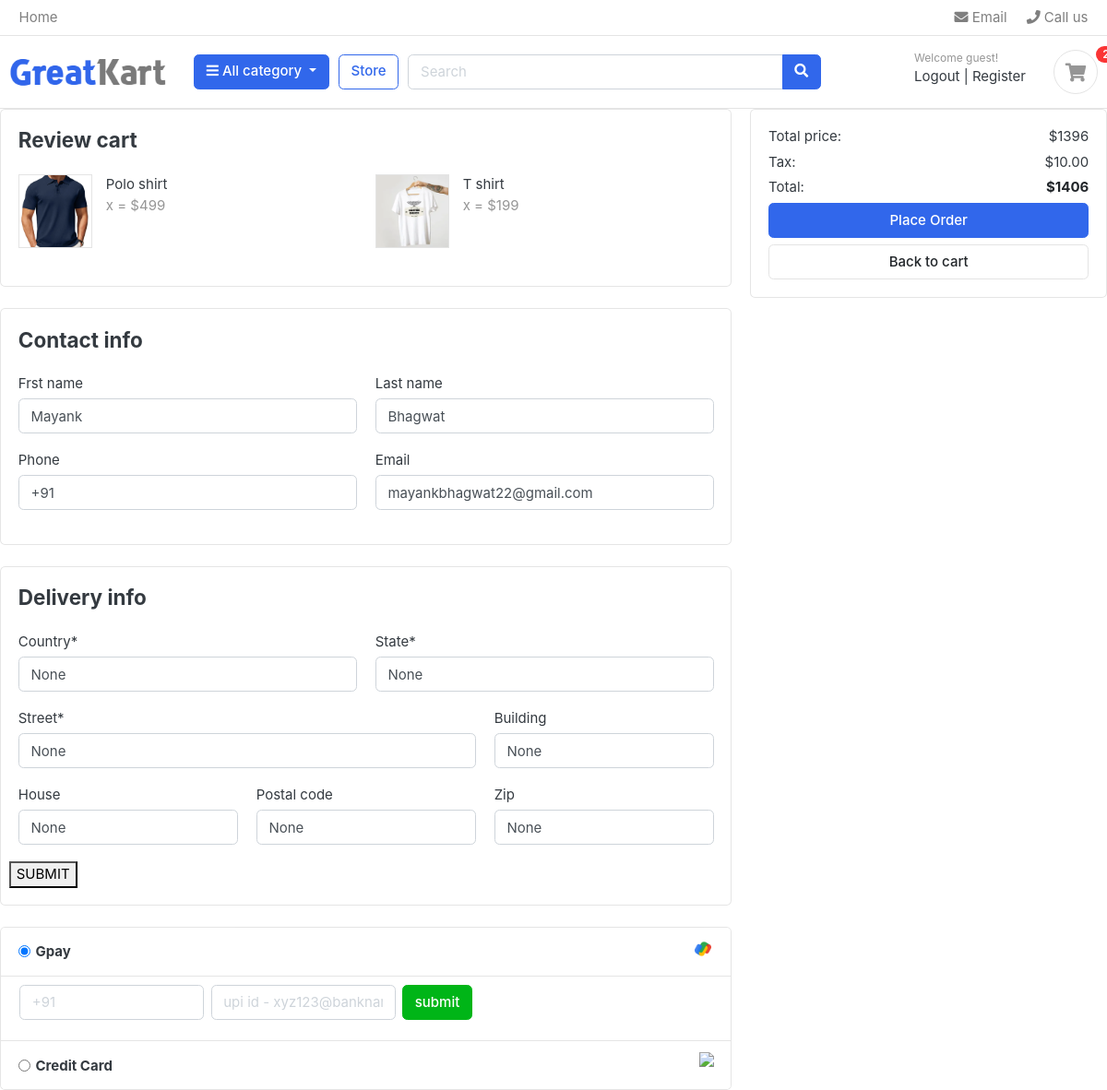
Screenshot of /checkout/ (signed in) with the database file from the repository.
### ecommerce/models.py (models this page shows, shortened)
class CartItems(models.Model):
    cart = models.ForeignKey(Cart, on_delete=models.CASCADE, related_name = 'cart_items')
    product = models.ForeignKey(Products, on_delete=models.CASCADE )
    quantity = models.IntegerField(default = 1)
    color_variant = models.ForeignKey(ColorVariant , on_delete=models.SET_NULL , null=True , blank=True)
    size_variant = models.ForeignKey(SizeVariant , on_delete=models.SET_NULL , null=True , blank=True)
    total_price = models.IntegerField(default = 0 , null=True , blank=True)
    def sub_total(self):
        return self.quantity * self.product.price
    def __str__(self):
        return f"{self.product} {self.quantity} {self.color_variant} {self.size_variant}"

class Products(models.Model):
    product_name = models.CharField(max_length=100)
    slug = models.SlugField(unique = True , null = True , blank = True)
    category = models.ForeignKey(Category , on_delete=models.CASCADE , related_name = "products" , null=True , blank=True)
    price = models.IntegerField()
    description = models.TextField(max_length=1000)
    product_image = models.ImageField(upload_to = "products_images" , null=True , blank=True)
    color_variants = models.ManyToManyField(ColorVariant , blank=True)
    size_variants = models.ManyToManyField(SizeVariant ,  blank=True)
    def __str__(self):
        return f"{self.product_name} {self.price}"

### accounts/models.py (models this page shows, shortened)
class Account(AbstractBaseUser):
    first_name=models.CharField(max_length=100)
    last_name=models.CharField(max_length=100)
    email=models.EmailField(max_length=100,unique=True)
    phone_number=models.CharField(max_length=20)
    country = models.CharField(max_length=50,null=True,blank=True)
    state = models.CharField(max_length=50,null=True,blank=True)
    street = models.CharField(max_length=100,null=True,blank=True)
    building = models.CharField(max_length=50,null=True,blank=True)
    house = models.CharField(max_length=50,null=True,blank=True)
    postal_code = models.IntegerField(null=True,blank=True)
    zip =  models.CharField(max_length=50,null=True,blank=True)
    date_joined=models.DateTimeField(auto_now_add=True)
    last_login=models.DateTimeField(auto_now_add=True)
    is_admin=models.BooleanField(default=False)
    is_user=models.BooleanField(default=False)
    is_staff=models.BooleanField(default=False)
    is_active=models.BooleanField(default=False)
    USERNAME_FIELD='email'
    REQUIRED_FIELDS=['first_name','last_name']
    objects=MyAccountManager()
    @property
    def get_cart_count(self):
        from ecommerce.models import CartItems,Cart
        item_count = CartItems.objects.filter(cart__user=self.id,cart__is_paid=False).count()
        return item_count

### ecommerce/views.py (the view)
# urls.py: path('checkout/',views.checkout,name='checkout'),
@login_required(login_url="signin")
def checkout(request):
    cart_item = CartItems.objects.filter(cart__user=request.user,cart__is_paid=False)
    cart = Cart.objects.get(user=request.user,is_paid=False)
    print(cart_item)
    total = 0
    for item in cart_item:
        total += item.sub_total()
    context = {
        'cart_items':cart_item,
        'cart':cart,
        "total" : total,
        "final_total": total+10
    }
    return render(request,'checkout.html',context)

### ecommerce/models.py (called while the page is built)
    def __str__(self):
        return self.color

    def __str__(self):
        return self.size_name

### templates/checkout.html (shortened to what this page needs)
{% extends "base.html" %}
{% load static %}
{% block content %}
<div class="row">
    <main class="col-md-8">
<article class="card mb-4">
<div class="card-body">
<h4 class="card-title mb-4">Review cart</h4>
<div class="row">
    {% for item in cart_items %}
    <div class="col-md-6">
        <figure class="itemside  mb-4">
            <div class="aside"><img src="{{item.product.product_image.url}}" class="border img-sm"></div>
            <figcaption class="info">
                <p>{{item.product.product_name}}</p>
                <span class="text-muted">{{item.product.quantiy}}x = ${{item.product.price}}</span>
            </figcaption>
        </figure>
    </div>
    {% endfor %}
</div>
</div>
</article>
<article class="card mb-4">
<div class="card-body">
<h4 class="card-title mb-4">Contact info</h4>
<form action="">
    <div class="row">
        <div class="form-group col-sm-6">
            <label>Frst name</label>
            <input type="text" placeholder="Type here" value={{request.user.first_name}} class="form-control">
        </div>
        <div class="form-group col-sm-6">
            <label>Last name</label>
            <input type="text" placeholder="Type here" value={{request.user.last_name}} class="form-control">
        </div>
        <div class="form-group col-sm-6">
            <label>Phone</label>
            <input type="text"  value="+91"{{request.user.phone_number}} class="form-control">
        </div>
        <div class="form-group col-sm-6">
            <label>Email</label>
            <input type="email" placeholder="example@gmail.com" value={{request.user.email}} class="form-control">
        </div>
    </div>
</form>
</div>
</article>
<article class="card mb-4">
<div class="card-body">
<h4 class="card-title mb-4">Delivery info</h4>
<form action="POST" method="POST">
    <div class="row">
        <div class="form-group col-sm-6">
            <label>Country*</label>
            <input type = "text" placeholder = "Type here" value={{request.user.country}} name = "country" class = "form-control">
        </div>
        <div class="form-group col-sm-6">
            <label>State*</label>
            <input type="text" placeholder="Type here" value={{request.user.state}} name = "state" class="form-control">
        </div>
        <div class="form-group col-sm-8">
            <label>Street*</label>
            <input type="text" placeholder="Type here" value={{request.user.street}} name = "street" class="form-control">
        </div>
        <div class="form-group col-sm-4">
            <label>Building</label>
            <input type="text" placeholder="" value={{request.user.building}} name= "building" class="form-control">
        </div>
        <div class="form-group col-sm-4">
            <label>House</label>
            <input type="text" placeholder="Type here" value={{request.user.house}} name = "house" class="form-control">
        </div>
        <div class="form-group col-sm-4">
            <label>Postal code</label>
            <input type="text" placeholder="" value={{request.user.postal_code}} name = "postal_code" class="form-control">
        </div>
        <div class="form-group col-sm-4">
            <label>Zip</label>
            <input type="text" placeholder="" value={{request.user.zip}} name = "zip" class="form-control">
        </div>
        <button type='submit'>SUBMIT</button>
    </div>
</form>
</div>
</article>
<method="POST">
<article class="accordion" id="accordion_pay">
<div class="card">
    <header class="card-header">
        <img src="gpay.png" class="float-right" height="24">
        <label class="form-check collapsed" data-toggle="collapse" data-target="#pay_paynet">
            <input class="form-check-input" name="payment-option" checked type="radio" value="option2">
            <h6 class="form-check-label">
                Gpay
            </h6>
        </label>
    </header>
    <div id="pay_paynet" class="collapse show" data-parent="#accordion_pay">
        <form class="form-inline text-center mb-4">
            <input type="text" class="form-control mr-2" placeholder="+91"{{request.user.phone_number}} name="telephone" style="margin-top: 10px; margin-left: 20px; align: center; width: 200px">
            <input type="text" class="form-control mr-2" placeholder="upi id - xyz123@bankname" name="upi id" style="margin-top: 10px; align: center; width: 200px">
            <button class="btn btn btn-success" style="margin-top: 10px">submit</button>
        </form>
    </div>
</div>
<div class="card">
<header class="card-header">
    <img src="./images/misc/payment" class="float-right" height="24">
    <label class="form-check" data-toggle="collapse" data-target="#pay_payme">
        <input class="form-check-input" name="payment-option" type="radio" value="option2">
        <h6 class="form-check-label"> Credit Card  </h6>
    </label>
</header>
</div>
</article>
</main>
<aside class="col-lg-4">
    <div class="card">
        <div class="card-body">
            <dl class="dlist-align">
              <dt>Total price:</dt>
              <dd class="text-right">${{total}}</dd>
            </dl>
            <dl class="dlist-align">
              <dt>Tax:</dt>
              <dd class="text-right"> $10.00</dd>
            </dl>
            <dl class="dlist-align">
              <dt>Total:</dt>
              <dd class="text-right text-dark b"><strong>${{final_total}}</strong></dd>
            </dl>
            <a href="{% url 'place_order' %}" class="btn btn-primary btn-block"> Place Order </a>
            <a href="{% url 'cart_details' %}" class="btn btn-light btn-block"> Back to cart </a>
        </div>
    </div>
</aside>
</div>
</body>
</html>
{% endblock %}

### static/css/ui.css (style rules this page uses)
html { font-family: "Inter", sans-serif; font-size: 15px; }
.img-xs, .img-sm, .img-md, .img-lg { -o-object-fit: cover; object-fit: cover; flex-shrink: 0; flex-grow: 0; }
.img-sm { width: 80px; height: 80px; }
figure { margin-bottom: 0; }
article:after, .form-group:after { display: block; clear: both; content: ""; }
.b { font-weight: 600; }
.btn-light { background-color: #fff; border-color: #e4e4e4; }
.itemside { position: relative; display: flex; width: 100%; }
.itemside .aside { position: relative; flex-shrink: 0; }
.itemside .info { padding-left: 15px; padding-right: 7px; }
.itemside p { margin-bottom: 0; }
[class*=dlist-] { margin-bottom: 5px; }
[class*=dlist-] dd { margin-bottom: 0; }
.dlist-align { display: flex; }
.dlist-align dt { width: 150px; word-wrap: break-word; font-weight: normal; }
.dlist-align dd { flex-grow: 1; }
.card-header .form-check { margin-bottom: 0; padding-top: 5px; padding-bottom: 5px; }

### rows the page displays
CartItems: product.product_image (picture), product.product_name "Polo shirt", product.price "499"
CartItems: product.product_image (picture), product.product_name "T shirt", product.price "199"
Account: user.first_name "Mayank", user.last_name "Bhagwat", user.email "mayankbhagwat22@gmail.com", country "None", state "None", street "None", building "None", house "None", postal_code "None", zip "None"

### other values shown
{{ total }} "1396"
{{ final_total }} "1406"
